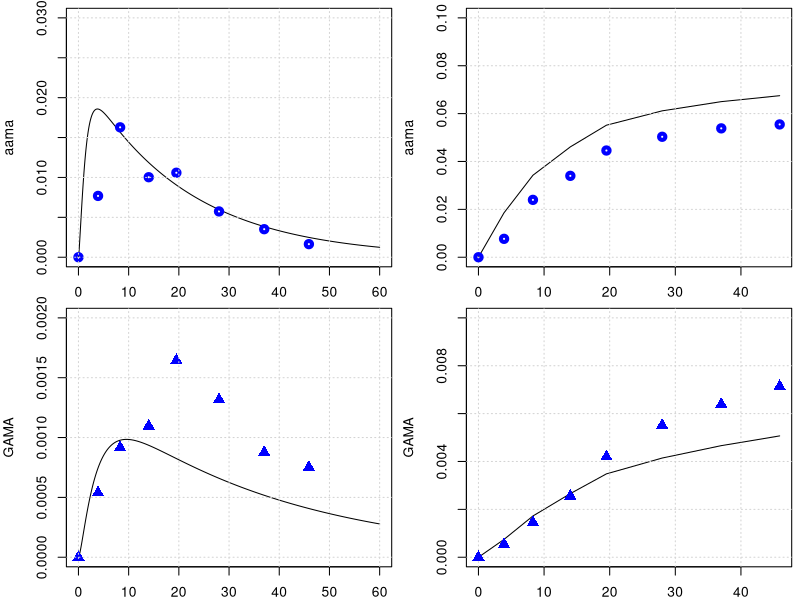
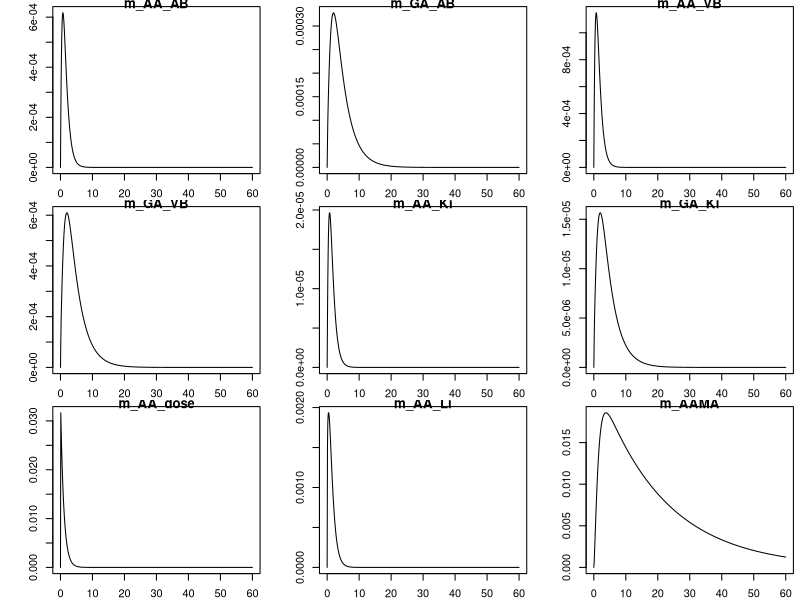
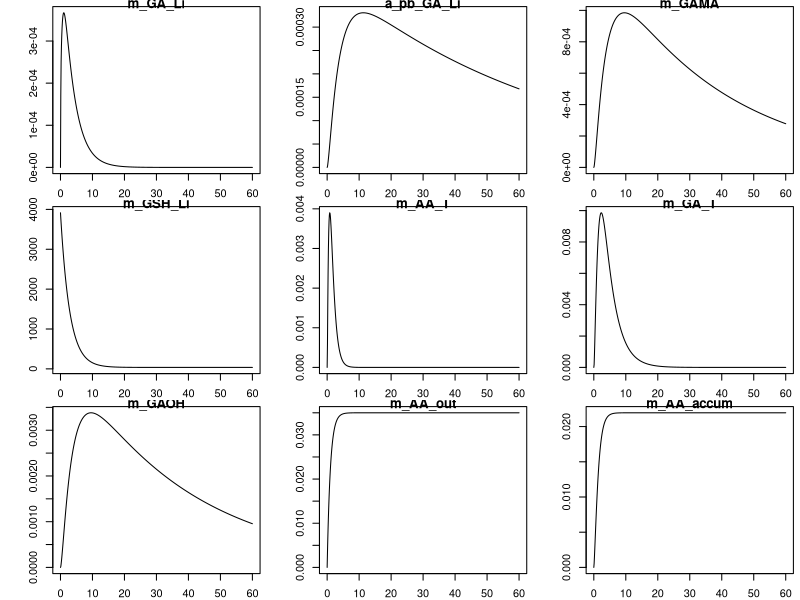
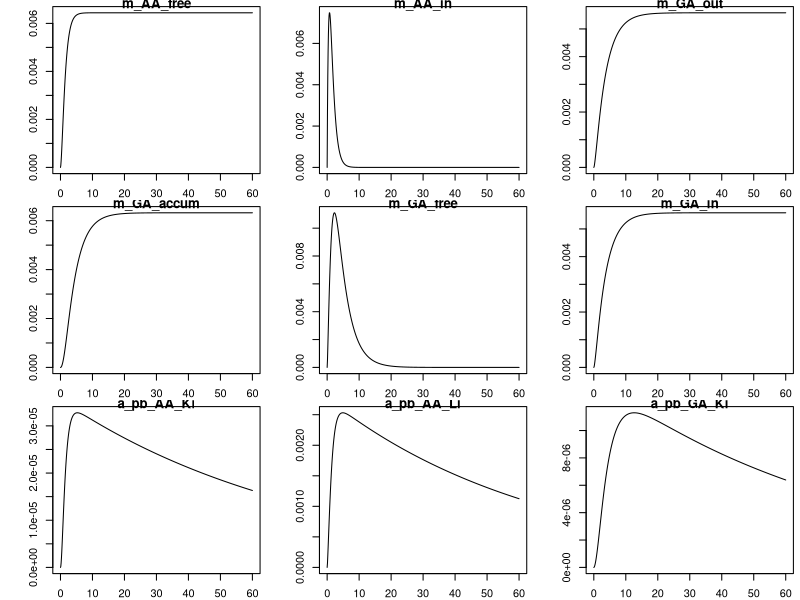

Reproduce these figures in R, in order.
library(deSolve)
library(minpack.lm)

graphics.off()

#body weight in kg
BW = 70 
# fractions of BW
##https://journals.sagepub.com/doi/pdf/10.1177/ANIB_32_3-4
F_B = 0.079 
F_B_AB = 0.35 #fraction: arterial blood of blood volume
F_B_VB = 0.65 #fraction: venous blood of blood volume
F_Li = 0.026
F_Ki = 0.0044
F_T = 1-(F_B+F_Li+F_Ki)
#organ volumes in L
V_AB <- BW*F_B*F_B_AB 
V_VB <- BW*F_B*F_B_VB 
V_T <- BW*F_T
V_Ki <- BW*F_Ki
V_Li <- BW*F_Li
#cardiac output in L/(kg*h)
##https://journals.sagepub.com/doi/pdf/10.1177/ANIB_32_3-4
QCC = 16        #12.5 # maybe 14 or 6.5 check?
Q_C = QCC*BW^0.75
FQ_P = 2.5/100 
FQ_Li = 0.19
FQ_Ki = 0.255 #total - there is also an aterial flow rate 
FQ_T = 1 -( FQ_Li + FQ_Ki +FQ_P)
Q_Li <- Q_C*FQ_Li
Q_Ki <- Q_C*FQ_Ki
Q_T <- Q_C*FQ_T

# partition coefficient
pAA_TB = 0.2
pAA_KiB = 0.2
pAA_LiB = 1.5

pGA_TB = 0.97
pGA_LiB = 0.9
pGA_KiB = .3

#reaction rate constants 
k_AAuptake = 1 #1/h

k_onAA_T = 0.28 #1/h
k_onAA_B = 0.36 #1/h
k_onAA_Li = 0.71 #1/h
k_onAA_Ki = 0.83 #1/h

k_syn_GSH = 0.25 #mmol/h 
k_cl_GSH = 0.35 #1/h
k_onAA_GSH = 0.55 #L/(mmol h)
k_onGA_GSH = 0.8 #L/(mmol h)

k_onGA_T = 0.089 #1/h
k_onGA_B = 0.108 #1/h
k_onGA_Ki = k_onAA_T/2 #1/h
k_onGA_Li = 0.215 #1/h

k_exc_AAMA = 0.049      # 0.049 #1/h or 0.13 # this will change the shape
k_exc_GAMA = 0.027     # 0.077 #1/h  # or 0.027
k_exc_GAOH = 0.077     # 1/h
k_exc_GA <- 1.48       # 1/h Q_Ki*0.025
k_exc_AA <- 2

PL1 = 1.7     # !$'liver/blood partition AA'
PL2 = 0.9    # !$'liver/blood partition GA'

MW_aa = 71   # mg/mmol
MW_ga = 87   # mg/mmol

MW_GSH = 307.32 # mg/mmol

VMAXGC1 = 1   #!Vmax for GSH-AA conjugation mg/hr-kg^0.7
VMAXG1 = VMAXGC1/MW_aa*BW**0.7    # !$'Liver AA-GSH rate'

# Maximum velocity for enzymatic reaction 
V_max_p450 = 9 /MW_aa*BW^0.7  # 0.235 mg/h (Tien: AA to GA mmol/hr)
V_max_EH = 20 /MW_ga*BW^0.7  
KM_p450 = 10.0
KM_EH = 100.0

k_0_GSH = 7

AGSH0 = k_0_GSH*V_Li

KMG1 = 100/MW_aa  #!Km with respect to AA for GSH conjugation mM
KMGG = 0.1        # !KM with respect to GSH for AA or GA conjugation with GSH mM
KMG2 = 100/MW_ga  #!Km with respect to GA for GSH conjugation mM


KPT_Li = 0.015     # !'protein turnover rate in liver'
KPT_Ki = 0.013     #  !'protein turnover rate in kidney'
KPTR = 0.013     # !'protein turnover rate in rpt'
KPTS = 0.0039    # !'protein turnover rate in spt'
KPTRB = 0.0039   # !'protein turnover rate in rbc'
KPTPL = 0.0039   # !'protein turnover rate in plasma'
# +++++++++++++++++++++++++++++++++++++++++++++++++++++++++++++++++
# create list of parameter
# +++++++++++++++++++++++++++++++++++++++++++++++++++++++++++++++++
params <- unlist(c(data.frame(pAA_TB, pAA_LiB, pAA_KiB,
                              pGA_TB, pGA_LiB, pGA_KiB,
                              k_onAA_T, k_onAA_B, k_onAA_Li, k_onAA_GSH, k_onAA_Ki,
                              k_onGA_T, k_onGA_B, k_onGA_Li, k_onGA_Ki, k_exc_GA,
                              k_onGA_GSH, k_exc_AAMA, k_exc_GAMA, k_exc_GAOH,
                              k_cl_GSH, V_max_p450, KM_p450, V_max_EH, KM_EH,
                              k_AAuptake)
))
yini <- c(m_AA_AB = 0.0, m_GA_AB = 0.0, m_AA_VB = 0.0, m_GA_VB = 0.0,
          m_AA_Ki = 0.0, m_GA_Ki = 0.0, m_AA_dose = 0 ,
          m_AA_Li = 0.0, m_AAMA = 0.0,  #m_AAMA_urinary = 0.0,
          m_GA_Li = 0.0,
          a_pb_GA_Li   = 0.0,
          m_GAMA  = 0.0,
          #m_GAMA_urinary = 0.0, 
          m_GSH_Li = k_0_GSH * V_Li * MW_GSH, 
          m_AA_T = 0.0, m_GA_T = 0.0,
          m_GAOH = 0.0, 
          m_AA_out = 0.0,
          m_AA_accum = 0.0,
          m_AA_free = 0.0,
          m_AA_in = 0.0,
          m_GA_out = 0.0,
          m_GA_accum = 0.0,
          m_GA_free = 0.0,
          m_GA_in = 0.0,
          a_pb_AA_Ki = 0,
          a_pb_AA_Li = 0,
          a_pb_GA_Ki = 0
)
# ++++++++++++++++++++++++++++++++++++++++++++++++++++++++++++++++++
# PBPK model for Acrylamide 
# ++++++++++++++++++++++++++++++++++++++++++++++++++++++++++++++++++
PBPKmodelAA <- function(t,state,parameter){
  with(as.list(c(t,state,parameter)), {
    ########################################################################################  
    #----#---#  Model for aa  #---#---#
    #concentrations blood in the organs in mg/L
    c_AA_AB <- m_AA_AB/V_AB ;    c_AA_VB <- m_AA_VB/V_VB
    c_AA_T <- m_AA_T/V_T
    c_AA_Li <- m_AA_Li/(V_Li*PL1)
    c_AA_Ki <- m_AA_Ki/V_Ki
    
    c_GSH_Li <- m_GSH_Li/V_Li
    
    # units checked -> mg/h   
    dm_AA_AB <- Q_C*(c_AA_VB - c_AA_AB) -k_onAA_B*m_AA_AB
    # units checked -> mg/h   
    dm_AA_VB <- Q_T*(c_AA_T/pAA_TB) +Q_Li*(c_AA_Li/pAA_LiB) +Q_Ki*(c_AA_Ki/pAA_KiB) - Q_C*c_AA_VB -k_onAA_B*m_AA_VB
    # units checked -> mg/h   
    dm_AA_Ki <- Q_Ki*c_AA_AB -Q_Ki*(c_AA_Ki/pAA_KiB) -k_onAA_Ki*m_AA_Ki 
    
    # protein tunr over AA in Kidney
    da_pb_AA_Ki <- k_onAA_Ki*m_AA_Ki - a_pb_AA_Ki*KPT_Ki
    
    # units checked -> mg/h   
    dm_AA_dose <- -k_AAuptake*m_AA_dose
    # units checked -> mg/h
    dm_GSH_Li <- AGSH0 - k_cl_GSH*m_GSH_Li 
    
    metAA_GSH <- VMAXG1 *c_AA_Li * c_GSH_Li /(c_AA_Li + KMG1)/(c_GSH_Li + KMGG)
    metAA_P450 <- V_max_p450 * MW_aa*c_AA_Li/ (KM_p450+c_AA_Li)
    
    # units checked -> mg/h  
    dm_AA_Li <- Q_Li*(c_AA_AB - c_AA_Li/pAA_LiB) + k_AAuptake*m_AA_dose - k_onAA_Li*m_AA_Li  - metAA_P450 - metAA_GSH 
    
    
    # protein tunr over AA in Liver
    da_pb_AA_Li <- k_onAA_Li*m_AA_Li - a_pb_AA_Li * KPT_Li
    

    # units checked -> mg/h   
    dm_AA_T <- Q_T*(c_AA_AB - c_AA_T/pAA_TB) -k_onAA_T*m_AA_T
    
    # units checked -> mg/h   
    dm_AAMA <- metAA_P450 + metAA_GSH  - m_AAMA*k_exc_AAMA
    
    dm_AA_out <- metAA_P450 + metAA_GSH
    dm_AA_in <- k_AAuptake*m_AA_dose
    dm_AA_accum <- k_onAA_B*m_AA_AB +k_onAA_B*m_AA_VB +k_onAA_T*m_AA_T +k_onAA_Li*m_AA_Li +k_onAA_Ki*m_AA_Ki
    dm_AA_free <- dm_AA_AB + dm_AA_VB +dm_AA_T +dm_AA_Li +dm_AA_Ki
########################################################################################  
########################################################################################    
    #----#---#  Model for Ga  #---#---#    
    #concentrations blood in the organs in mg/L
    c_GA_AB <- m_GA_AB/V_AB ;   c_GA_VB <- m_GA_VB/V_VB
    c_GA_T <- m_GA_T/V_T
    c_GA_Li <- m_GA_Li/(V_Li*PL2)
    c_GA_Ki <- m_GA_Ki/V_Ki
    # units checked -> mg/h   
    dm_GA_AB <- Q_C*(c_GA_VB - c_GA_AB) -k_onGA_B*m_GA_AB
    # units checked -> mg/h   
    dm_GA_VB <- Q_T*(c_GA_T/pGA_TB) +Q_Li*(c_GA_Li/pGA_LiB) +Q_Ki*(c_GA_Ki/pGA_KiB) - Q_C*c_GA_VB -k_onGA_B*m_GA_VB
    # units checked -> mg/h   
    dm_GA_Ki <- Q_Ki*c_GA_AB -Q_Ki*(c_GA_Ki/pGA_KiB) -k_onGA_Ki*m_GA_Ki 
    
    
    # protein tunr over AA in Kidney
    da_pb_GA_Ki <- k_onGA_Ki*m_GA_Ki - a_pb_GA_Ki*KPT_Ki
    
    
    # units checked -> mg/h
    metGA_GSH <- k_onGA_GSH * c_GSH_Li *m_GA_Li / (c_GA_Li + KMG2)/(c_GSH_Li + KMGG)
    metGA_EH <- V_max_EH *MW_ga *c_GA_Li / (KM_EH + c_GA_Li)
    # units checked -> mg/h 
    dm_GA_Li <- Q_Li*(c_GA_AB - c_GA_Li/pGA_LiB) - k_onGA_Li*m_GA_Li + metAA_P450 - metGA_GSH -metGA_EH 
    
    
    # protein tunr over GA in Liver
    da_pb_GA_Li = k_onGA_Li*m_GA_Li - a_pb_GA_Li*KPT_Li 
    
    
    # units checked -> mg/h, 
    dm_GAMA <-  metGA_GSH  -m_GAMA*k_exc_GAMA
    
    dm_GA_T <- Q_T*(c_GA_AB - c_GA_T/pGA_TB) -k_onGA_T*m_GA_T
    
    dm_GAOH <- metGA_EH -m_GAOH*k_exc_GAMA
    
    dm_GA_out <- metGA_GSH + metGA_EH 
    dm_GA_in <- metGA_GSH +metGA_EH
    dm_GA_accum <- k_onGA_B*m_GA_AB +k_onGA_B*m_GA_VB +k_onGA_T*m_GA_T +k_onGA_Li*m_GA_Li +k_onGA_Ki*m_GA_Ki
    dm_GA_free <- dm_GA_AB + dm_GA_VB +dm_GA_T +dm_GA_Li +dm_GA_Ki 

    
    return(list(c(dm_AA_AB,  dm_GA_AB,  dm_AA_VB,    dm_GA_VB,
                  dm_AA_Ki,  dm_GA_Ki,  dm_AA_dose,
                  dm_AA_Li,
                  dm_AAMA,   
                  dm_GA_Li, da_pb_GA_Li, dm_GAMA,
                  dm_GSH_Li, dm_AA_T,   dm_GA_T,
                  dm_GAOH,
                  dm_AA_in,
                  dm_AA_out,
                  dm_AA_accum,
                  dm_AA_free,
                  dm_GA_out,
                  dm_GA_accum,
                  dm_GA_free,
                  dm_GA_in,
                  da_pb_AA_Ki,
                  da_pb_AA_Li,
                  da_pb_GA_Ki
    )))
  })
}
PBPKmodelAA <- compiler::cmpfun(PBPKmodelAA)



################################################################
# manual readout from Kopp and Dekant 2009
################################################################
times <- seq(from = 0, to = 60, by = 0.1)
diet <- data.frame(var = "m_AA_dose", method = "add",
                   time = c(0.0),  value = 0.5 *BW /1000 )  # dose of 0.05 microg/kg bw
out <- ode(y = yini, times = times, func = PBPKmodelAA, parms = params, events = list(data = diet))
yobs_urine <- data.frame(
  time = c(0.0, 3.9, 8.3, 14, 19.5, 28, 37, 45.9),
  AAMA = c(0.0/1000000, 32.8/1000000, 69.5/1000000, 42.8/1000000, 45.2/1000000, 24.5/1000000, 15/1000000, 7/1000000)*234.28, #https://pubchem.ncbi.nlm.nih.gov/compound/N-Acetyl-S-_2-carbamoylethyl_-L-cysteine
  GAMA = c(0.0, 2.15*1e-6, 3.66*1e-6, 4.38*1e-6, 6.57*1e-6, 5.26*1e-6, 3.50*1e-6, 3.0*1e-6)*250.27
)
# plot for AAMA in urinary
par(mfrow=c(2,2),mar=c(2,4,.5,.5))
plot(out[,'time'], out[,'m_AAMA']   ,type = 'l',xlab = 'time', ylab = 'aama', ylim = c(0,.03) )
points(yobs_urine$time, yobs_urine$AAMA , col="blue", lwd = 4) ; grid()
time_points_measure_unrine = c(1, 40, 84, 141, 196, 280 , 371, 460)
tamtam = out[,'m_AAMA'][time_points_measure_unrine ]
plot(yobs_urine$time, cumsum( tamtam ),type = 'l', ylab = 'aama', ylim = c(0,.1), xlab = 'time' ); grid()
points(yobs_urine$time, cumsum(yobs_urine$AAMA) , col="blue", lwd = 4)

# plot for GAMA 
plot(out[,'time'], out[,'m_GAMA']  ,type = 'l',xlab = '', ylab = 'GAMA', ylim = c(0,.002) )
points(yobs_urine$time, yobs_urine$GAMA , col="blue", cex = 1.5, pch = 17); grid()
time_points_measure_unrine = c(1, 40, 84, 141, 196, 280 , 371, 460)
tamtam = out[,'m_GAMA'][time_points_measure_unrine ]
plot(yobs_urine$time, cumsum( tamtam ),type = 'l',xlab = '', ylab = 'GAMA', ylim = c(0,.01) ); grid()
points(yobs_urine$time, cumsum(yobs_urine$GAMA) , col="blue",cex = 1.5, pch = 17)


plot(out)
